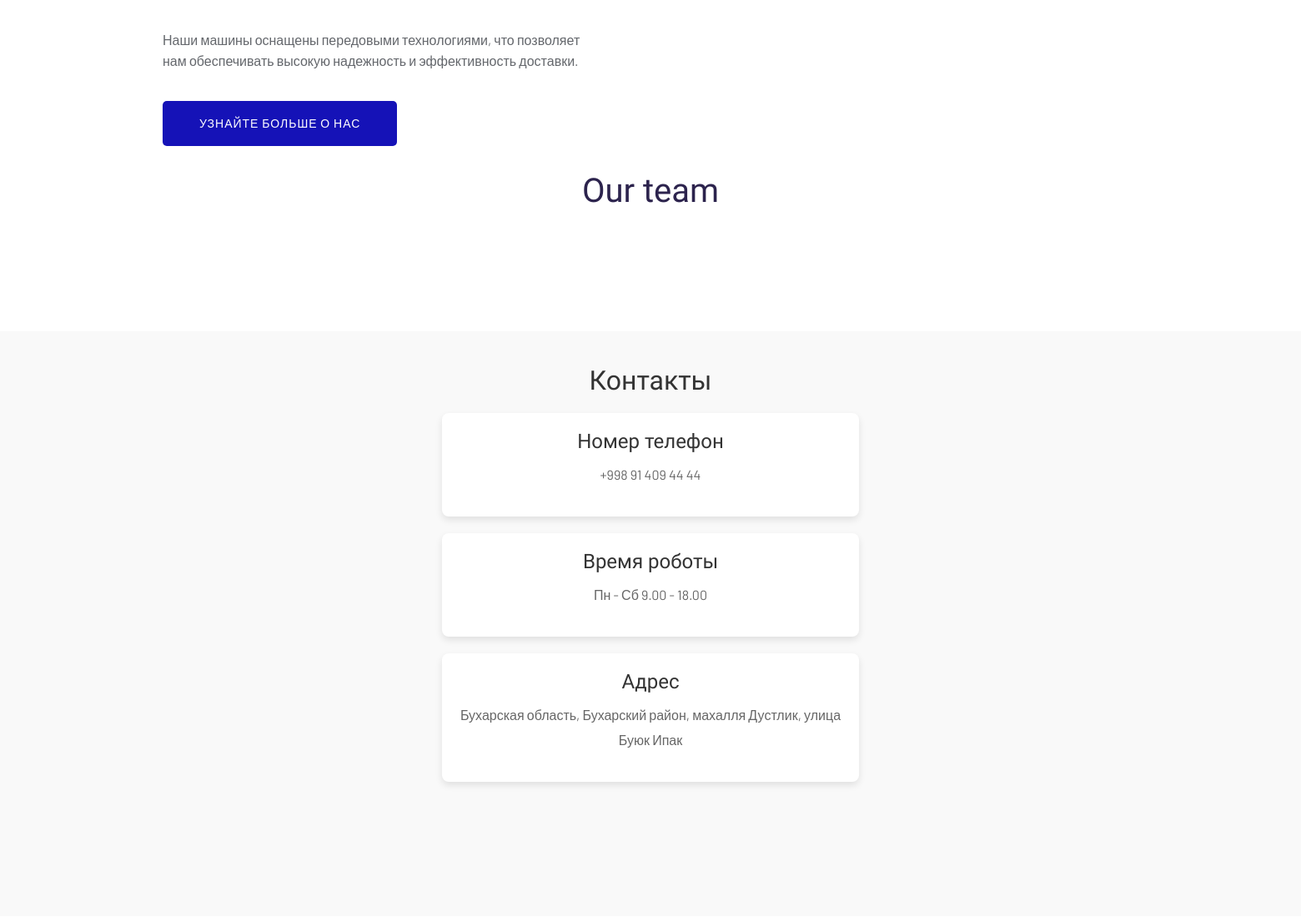
Before: / (middle part) with the older database file.
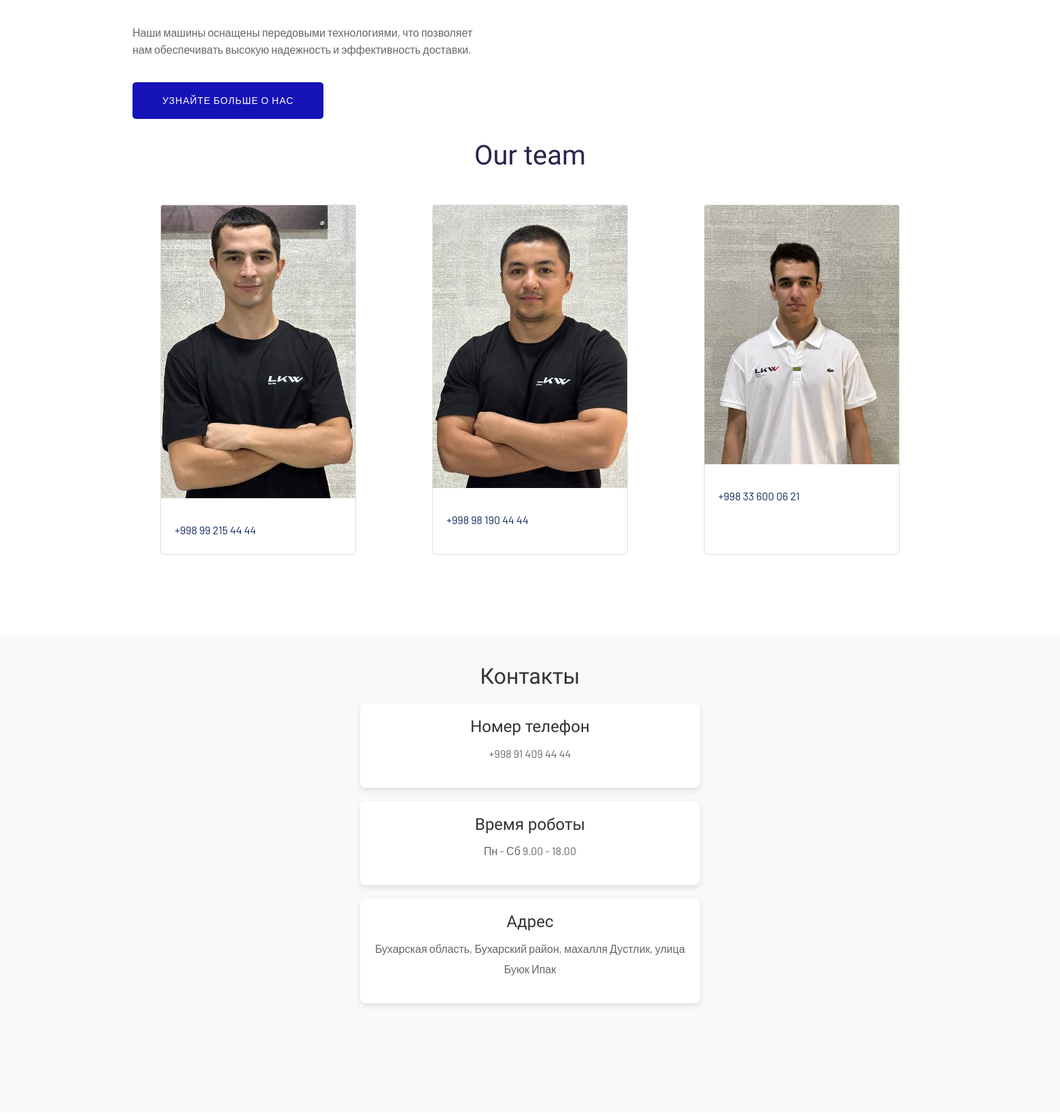
After: the same page with the newer database file.
### app/models.py (models this page shows, shortened)
class Commond(TranslatableModel):
    translations = TranslatedFields(
        title = models.CharField(_('title'), max_length=50),
        name = models.TextField(_('name'))
    )
    img = models.ImageField()
    contact = models.CharField(max_length=50,null=True)
    class Meta:
        verbose_name = _('Команду')
        verbose_name_plural = _('Команды')

### app/views.py (the view)
# urls.py: path('', base, name='base'),
def base(request):
    country = Asia.objects.all()
    countries = Europe.objects.all()
    commond = Commond.objects.all()
    if request.method == 'POST':
        form = UserInputForm(request.POST)
        if form.is_valid():
            form.save()
            return redirect('base')  # перенаправляем на страницу успешной отправки
    else:
        form = UserInputForm()
    context = {
        'country': country,
        'countries': countries,
        'form': form,
        'comm': commond
    }
    return render(request, 'index.html', context)

### app/templates/index.html (shortened to what this page needs)
{% extends 'base.html' %}
{% load static %}
{% load i18n %}
{% block main %}
<main>
{% include 'includes/about_section.html' %}
    <div class="container" id="komanda">
        <h1 class="title text-center mb-5">Our team</h1>
        <div class="row d-flex justify-content-center">
            {% for item in comm %}
            <div class="col-12 col-sm-6 col-md-4 mb-4 d-flex justify-content-center">
                <div class="card" style="width: 100%; max-width: 18rem;">
                    <img src="{{ item.img.url }}" class="card-img-top" alt="...">
                    <div class="card-body">
                        <p class="card-text">{{ item.contact }}</p>
                    </div>
                </div>
            </div>
            {% endfor %}
        </div>
    </div>
<br><br>
{% include 'contacts.html' %}
<br><br>
</main>
{% endblock main %}

### app/templates/base.html (shortened to what this page needs)
{% load static %}
{% load i18n %}
<!doctype html>
<html class="no-js" lang="zxx">
    <head>
        <link rel="stylesheet" href="{% static 'assets/css/bootstrap.min.css' %}">
        <link rel="stylesheet" href="{% static 'assets/css/owl.carousel.min.css' %}">
        <link rel="stylesheet" href="{% static 'assets/css/slicknav.css' %}">
        <link rel="stylesheet" href="{% static 'assets/css/flaticon.css' %}">
        <link rel="stylesheet" href="{% static 'assets/css/animate.min.css' %}">
        <link rel="stylesheet" href="{% static 'assets/css/magnific-popup.css' %}">
        <link rel="stylesheet" href="{% static 'assets/css/fontawesome-all.min.css' %}">
        <link rel="stylesheet" href="{% static 'assets/css/themify-icons.css' %}">
        <link rel="stylesheet" href="{% static 'assets/css/slick.css' %}">
        <link rel="stylesheet" href="{% static 'assets/css/nice-select.css' %}">
        <link rel="stylesheet" href="{% static 'assets/css/style.css' %}">
        <link rel="stylesheet" href="https://cdnjs.cloudflare.com/ajax/libs/font-awesome/6.0.0-beta3/css/all.min.css">
        <link rel="stylesheet" href="https://cdnjs.cloudflare.com/ajax/libs/bootstrap-icons/1.10.5/font/bootstrap-icons.min.css">
        <link rel="stylesheet" href="https://unpkg.com/swiper/swiper-bundle.min.css">
    </head>
<body>
                                                {% get_current_language as CURRENT_LANGUAGE %}
                                                {% get_available_languages as AVAILABLE_LANGUAGES %}
                                                {% get_language_info_list for AVAILABLE_LANGUAGES as languages %}
                                    {% include 'some.html' %}
{% block main %}
{% endblock main %}
     <link rel="stylesheet" href="https://cdn.jsdelivr.net/npm/swiper/swiper-bundle.min.css">
</body>
</html>

### app/templates/some.html (shortened to what this page needs)
{% load i18n %}
{% load static %}
<!DOCTYPE html>
<html lang="en">
<head>
    <link href="https://cdnjs.cloudflare.com/ajax/libs/font-awesome/6.0.0-beta3/css/all.min.css" rel="stylesheet">
</head>
<body>
</body>
</html>

### app/templates/includes/services_country.html (shortened to what this page needs)
{% load static %}
{% load i18n %}

### app/templates/includes/about_section.html (shortened to what this page needs)
{% load static %}
{% load i18n %}
<div class="about-low-area section-padding30" id="aboutA">
    <div class="container">
        <div class="row">
            <div class="col-lg-6 col-md-12 mb-4 mb-lg-0">
                <div class="about-caption">
                    <p>{% trans 'about 2' %}</p>
                    <a href="https://t.me/lkwservice001" class="btn">{% trans 'Find out more about us' %}</a>
                </div>
            </div>
            <div class="col-lg-6 col-md-12 d-flex justify-content-center align-items-center">
            </div>
        </div>
    </div>
</div>

### app/templates/contacts.html (shortened to what this page needs)
{% load static %}
{% load i18n %}
<br><br>
<section id="contacts1" class="contact-section" >
    <div class="container">
        <h2>{% trans "Contact Us" %}</h2>
        <div class="contact-info">
            <div class="contact-item">
                <h3>{% trans "Phone" %}</h3>
                <p>+998 91 409 44 44</p>
            </div>
            <div class="contact-item">
                <h3>{% trans "Working Hours" %}</h3>
                <p>{% trans "Mon - Sat 9:00 AM - 6:00 PM" %}</p>
            </div>
            <div class="contact-item">
                <h3>{% trans "Address" %}</h3>
                <p>
                    {% trans "Bukhara Region, Bukhara District, Mahalla Do'stlik, Buyuk Ipak Yo'li" %}
                </p>
            </div>
        </div>
        <br><br><br><br>
    </div>
</section>
<br><br>
<br><br>

### app/templates/includes/testiminal.html (shortened to what this page needs)
{% load static %}
{% load i18n %}

### app/templates/index.html (style rules this page uses)
.section-padding30 { padding: 30px 0; }

### app/templates/contacts.html (style rules this page uses)
.contact-section { padding: 40px 0; background-color: #f9f9f9; }
.contact-section h2 { text-align: center; margin-bottom: 20px; font-size: 2rem; color: #333; }
.contact-info { display: flex; flex-direction: column; align-items: center; gap: 20px; }
.contact-item { background: #fff; border-radius: 8px; padding: 20px; box-shadow: 0 4px 8px rgba(0,0,0,0.1); width: 100%; max-width: 500px; text-align: center; }
.contact-item h3 { font-size: 1.5rem; margin-bottom: 10px; color: #333; }
.contact-item p { font-size: 1rem; color: #666; }

Changed rows visible on the page:
added Commond: img (picture), contact "+998 99 215 44 44"
added Commond: img (picture), contact "+998 98 190 44 44"
added Commond: img (picture), contact "+998 33 600 06 21"
